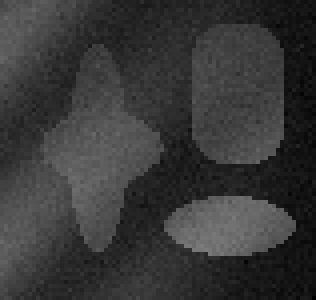
//> input picture projekt/2.bmp, 79 x 75 px (shown 4 times larger)
$ ./acm -save-images=1.bmp -save-final-contours=2.bmp -save-final-image=2.bmp   (built with g++ and OpenCV 4)
//> lines starting //> are read from the running program, lines starting //| are printed output that depends on the picture
### projekt/include/helpers.h
#include <opencv2/highgui/highgui.hpp>
#include <opencv2/imgproc/imgproc.hpp>
//C
#include <stdio.h>
#include <iostream>
#include <fstream>
//C++

using namespace cv;
using namespace std;

Mat get_initial_contour(Size size, string file);
void write_contours_to_file(vector<vector<Point> > contours, string filename);

### projekt/include/active_contour.h
#include <opencv2/highgui/highgui.hpp>
#include <opencv2/imgproc/imgproc.hpp>
//C
#include <stdio.h>
#include <tuple>
//C++

using namespace cv;
using namespace std;

Mat neumann_boundary_condition(const Mat &in);
Mat curvature_central(Mat u);
pair<Mat, Mat> exchange(Mat f1, Mat f2, int isExchange);
tuple<Mat_<double>, Mat_<double>, Mat_<double>> ACM(Mat_<double> u, Mat_<double> Img,
                                                    Mat_<double> Ksigma, Mat_<double> KI, Mat_<double> KI2, Mat_<double> KONE,
                                                    double nu, double timestep, double mu, double epsilon, double lambda1,
                                                    double lambda2, int CV, int RSF, int LRCV, int LIF, int LGD, int isExchange);

### projekt/src/active_contour.cpp
#include "active_contour.h"

Mat neumann_boundary_condition(const Mat &in) {
    Mat mat = in.clone();
    // corners
    mat.at<float>(Point(0, 0)) = mat.at<float>(Point(2, 2));
    mat.at<float>(Point(mat.cols - 1, 0)) = mat.at<float>(Point(mat.cols - 3, 2));
    mat.at<float>(Point(0, mat.rows - 1)) = mat.at<float>(Point(2, mat.rows - 3));
    mat.at<float>(Point(mat.cols - 1, mat.rows - 1)) = mat.at<float>(Point(mat.cols - 3, mat.rows - 3));

    // edges
    Rect top_edge(Point(1, 0), Size(mat.cols - 2, 1));
    Rect bottom_edge(Point(1, mat.rows - 1), Size(mat.cols - 2, 1));
    Rect one_of_top_rows(Point(1, 2), Size(mat.cols - 2, 1));
    Rect one_of_bottom_rows(Point(1, mat.rows - 3), Size(mat.cols - 2, 1));
    mat(one_of_top_rows).copyTo(mat(top_edge));
    mat(one_of_bottom_rows).copyTo(mat(bottom_edge));
    Rect left_edge(Point(0, 1), Size(1, mat.rows - 2));
    Rect right_edge(Point(mat.cols - 1, 1), Size(1, mat.rows - 2));
    Rect one_of_left_cols(Point(2, 1), Size(1, mat.rows - 2));
    Rect one_of_right_cols(Point(mat.cols - 3, 1), Size(1, mat.rows - 2));

    mat(one_of_left_cols).copyTo(mat(left_edge));
    mat(one_of_right_cols).copyTo(mat(right_edge));

    return mat;
}

Mat curvature_central(Mat u) {
  Mat K(u.size(), u.type());

  Mat ux, uy;
  Sobel(u, ux, -1, 1, 0, 1, 0.5);
  Sobel(u, uy, -1, 0, 1, 1, 0.5);

  Mat normDu = (ux.mul(ux) + uy.mul(uy)) + 1e-10;
  sqrt(normDu, normDu);

  Mat Nx = ux.mul(1 / normDu);
  Mat Ny = uy.mul(1 / normDu);

  Mat nxx, nyy;

  Sobel(Nx, nxx, -1, 1, 0, 1, 0.5);
  Sobel(Ny, nyy, -1, 0, 1, 1, 0.5);

  K = nxx + nyy;

  return K;
}

pair<Mat, Mat> exchange(Mat f1, Mat f2, int isExchange) {
  Mat f1_min(f1.size(), CV_64FC1), f2_max(f2.size(), CV_64FC1);
  if(isExchange == 0) {
  }
  for(int i = 0; i < f1.rows; i++) {
    for(int j = 0; j < f1.cols; j++) {
      double f1_val = f1.at<double>(Point(j,i));
      double f2_val = f2.at<double>(Point(j,i));
      double elem = f1_val;
      if(isExchange == 1) {
        if (f2_val < f1_val) {
          elem = f2_val;
        }
      } else if(isExchange == -1) {
        if (f2_val > f1_val) {
          elem = f2_val;
        }
      }
      f1_min.at<double>(Point(j,i)) = elem;
    }
  }
  for(int i = 0; i < f2.rows; i++) {
    for(int j = 0; j < f2.cols; j++) {
      double f1_val = f1.at<double>(Point(j,i));
      double f2_val = f2.at<double>(Point(j,i));
      double elem = f2_val;
      if(isExchange == 1) {
        if (f1_val > f2_val) {
          elem = f1_val;
        }
      } else if(isExchange == -1) {
        if (f1_val < f2_val) {
          elem = f1_val;
        }
      }
      f2_max.at<double>(Point(j,i)) = elem;
    }
  }
  return make_pair(f1_min, f2_max);
}

tuple<Mat_<double>, Mat_<double>, Mat_<double>> ACM(Mat_<double> u, Mat_<double> Img,
                                                    Mat_<double> Ksigma, Mat_<double> KI, Mat_<double> KI2, Mat_<double> KONE,
                                                    double nu, double timestep, double mu, double epsilon, double lambda1,
                                                    double lambda2, int CV, int RSF, int LRCV, int LIF, int LGD, int isExchange) {
  u = neumann_boundary_condition(u);
  Mat_<double> K = curvature_central(u);
  Mat Hu(u.size(), CV_64FC1, Scalar::all(0));

  for(int i=0; i<Hu.rows; i++){
    for(int j=0; j<Hu.cols; j++){
	    double u_elem = u.at<double>(Point(j,i));
      Hu.at<double>(Point(j, i)) =  0.5 * (1 + (2/M_PI) * atan(u_elem / epsilon));
    }
  }
  Mat_<double> DrcU = 1 / (u.mul(u) + epsilon * epsilon) * epsilon / M_PI;

  Mat_<double> KIH;
  filter2D(Hu.mul(Img), KIH, CV_64FC1, Ksigma, Point(-1,-1), 0, BORDER_REPLICATE);

  Mat_<double> KH;
  filter2D(Hu, KH, CV_64FC1, Ksigma, Point(-1,-1), 0, BORDER_REPLICATE);

  Mat_<double> f1 = KIH / KH;
  Mat_<double> f2 =  (KI-KIH);
  divide(f2, KONE-KH, f2);
  auto ret = exchange(f1, f2, isExchange);
  f1 = ret.first;
  f2 = ret.second;

  Mat_<double> CVterm;
  if(CV!=0) {
    Mat_<double> c = Hu.mul(Img);
    auto C1 = sum(c) / sum(Hu);
    Mat_<double> c1 = (1 - Hu).mul(Img);
    Mat_<double> c2 = 1 - Hu;
    auto C2 = sum(c1) / sum(c2);
    Mat_<double> tempC1 = Img-C1;
    Mat_<double> tempC2 = Img-C2;
    CVterm = CV * (DrcU.mul((-lambda1 * tempC1.mul(tempC1) + lambda2 * tempC2.mul(tempC2))));
  } else {
    CVterm = 0;
  }

  Mat_<double> LRCVterm;
  if(LRCV!=0) {
    Mat_<double> tempf1 = Img-f1;
    Mat_<double> tempf2 = Img-f2;
    LRCVterm = LRCV * DrcU.mul((-lambda1 * tempf1.mul(tempf1) + lambda2 * tempf2.mul(tempf2)));
  }
  else
    LRCVterm = 0;

  Mat_<double> LIFterm;
  if(LIF!=0)
    LIFterm = DrcU.mul(((Img - f1.mul(Hu) - f2.mul((1 - Hu))).mul((f1 - f2))));
  else
    LIFterm = 0;

  Mat_<double> RSFterm;
  if(RSF!=0) {
    Mat_<double> s1 = lambda1*f1.mul(f1) - f2.mul(f2);
    Mat_<double> s2 = lambda1*f1 - lambda2*f2;
    Mat_<double> dataForce, filtered_s1, filtered_s2;
    filter2D(s1, filtered_s1, CV_64FC1, Ksigma, Point(-1,-1), 0, BORDER_REPLICATE);
    filter2D(s2, filtered_s2, CV_64FC1, Ksigma, Point(-1,-1), 0, BORDER_REPLICATE);
    dataForce = (lambda1 - lambda2) * KONE.mul(Img).mul(Img) + filtered_s1 - 2 * Img.mul(filtered_s2);
    RSFterm =- RSF * DrcU.mul(dataForce);
  } else {
    RSFterm = 0;
  }

  Mat_<double> LGDterm;
  if(LGD!=0) {
    Mat_<double> ImgHu2 = Img.mul(Img).mul(Hu);
    Mat_<double> KI2H;
    filter2D(ImgHu2, KI2H, -1, Ksigma, Point(-1,-1), 0, BORDER_REPLICATE);
    Mat_<double> sigma1 = (f1.mul(f1).mul(KH) - (2 * f1.mul(KI2H))) / KH;
    Mat_<double> sigma2 = (f2.mul(f1).mul(KONE) - f2.mul(f2).mul(KH) - (2 * f2.mul(KI)) + (2 * f2.mul(KIH)) + KI2 - KI2H) / (KONE - KH);

    Mat_<double> c_sigma2, c_sigma1;
    sqrt(sigma2, c_sigma2);
    log(c_sigma2, c_sigma2);
    sqrt(sigma1, c_sigma1);
    log(c_sigma1, c_sigma1);

    Mat_<double> calculated_lambda1 = (lambda1 * c_sigma1) - (lambda2 * c_sigma2) + (lambda1 * f1.mul(f1))/(2*sigma1) - (lambda2*f2.mul(f2)/(2*sigma2));
    Mat_<double> filtered_lambda1, filtered_lambda1_sig1, filtered_lambda2_sig2;
    filter2D(calculated_lambda1, filtered_lambda1, -1, Ksigma, Point(-1,-1), 0, BORDER_REPLICATE);
    filter2D((lambda2*f2/sigma2 - lambda1*f1/sigma1), filtered_lambda1_sig1, -1, Ksigma, Point(-1,-1), 0, BORDER_REPLICATE);
    filter2D(((lambda1*1/(2*sigma1) - lambda2*1/(2*sigma2))), filtered_lambda2_sig2, -1, Ksigma, Point(-1,-1), 0, BORDER_REPLICATE);
    Mat_<double> localForce = ((lambda1 - lambda2) * KONE * log(sqrt(2*M_PI)));
    localForce += filtered_lambda1 + Img.mul(filtered_lambda1_sig1) + Img.mul(Img).mul(filtered_lambda2_sig2);
    LGDterm = -1 * LGD * DrcU.mul(localForce);
  } else {
    LGDterm = 0;
  }

  Mat_<double> laplacian_u;
  Laplacian(u, laplacian_u, -1, 1, 0.25);
  laplacian_u.convertTo(laplacian_u, CV_64FC1);

  Mat_<double> PenaltyTerm = (4 * laplacian_u - K) * mu;
  Mat_<double> LengthTerm = nu * DrcU.mul(K);
  u = u + timestep * (LengthTerm + PenaltyTerm + RSFterm + LRCVterm + LIFterm + LGDterm + CVterm);

  return make_tuple(u, f1, f2);
}

### projekt/acm.cpp
//opencv
#include <opencv2/highgui/highgui.hpp>
#include <opencv2/imgproc/imgproc.hpp>
//C
#include <stdio.h>
//C++
#include <iostream>
#include <fstream>
#include <cmath>
#include <limits>

using namespace cv;
using namespace std;

#include "active_contour.h"
#include "helpers.h"

int main(int argc, char** argv) {
  string options =
    "{help | | prints help }"
    "{image | img/2.bmp | image file }"
    "{contour | <none> | initial contour type }"
    "{save-images | <none> | dir for saving images }"
    "{save-final-contours | <none> | file with final contours }"
    "{save-final-image | <none> | file with final image }"
    "{mu | 1.0 | param}"
    "{nu | 65.025 | param}"
    "{lambda1 | 1.0 | param}"
    "{lambda2 | 1.0 | param}"
    "{epsilon | 1.0 | param}"
    "{timestep | 0.05 | param}"
    "{iter | 200 | param}"
    "{sigma | 3.0 | param}"
    "{RSF | 1 | param}"
    "{LRCV | 0 | param}"
    "{LIF | 0 | param}"
    "{LGD | 0 | param}"
    "{CV | 0 | param}"
    "{exchange | 1 | param}"
    ;
  CommandLineParser parser(argc, argv, options);

  if(parser.has("help")) {
    parser.printMessage();
    return 0;
  }

  string image_file = parser.get<String>("image");
  Mat Img = imread(image_file, IMREAD_GRAYSCALE);
//> Img is the input picture: 75 rows x 79 cols, CV_8UC1; min 0, max 123, mean 55.6

  Mat_<double> initial_lsf;
  if(parser.has("contour")) {
    string contour = "contours/" + parser.get<String>("contour");
    initial_lsf = get_initial_contour(Img.size(), contour);
  } else {
    initial_lsf = Mat::ones(Img.rows, Img.cols, CV_64F) * 1;
    Rect rec(Point(40, 15), Size(20, 20));
    initial_lsf(rec).setTo(-1.0);
  }
  Mat_<double> u = initial_lsf;

  double mu = parser.get<double>("mu");
  double nu = parser.get<double>("nu");
  double lambda1 = parser.get<double>("lambda1");
  double lambda2 = parser.get<double>("lambda2");
  double epsilon = parser.get<double>("epsilon");
  double timestep = parser.get<double>("timestep");
  double iterNum = parser.get<double>("iter");
  double sigma = parser.get<double>("sigma");

  Mat_<double> gauss_kernel_1d = getGaussianKernel(round(2*sigma)*2+1, sigma, CV_64FC1);
  Mat_<double> gauss_kernel_2d = gauss_kernel_1d * gauss_kernel_1d.t();
  Mat_<double> Ksigma = gauss_kernel_2d;

  Mat_<double> KONE;
  filter2D((Mat::ones(Img.size(), CV_64FC1)), KONE, CV_64FC1, Ksigma);

  Mat_<double> KI;
  filter2D(Img, KI, CV_64FC1, Ksigma, Point(-1,-1), 0, BORDER_REPLICATE);
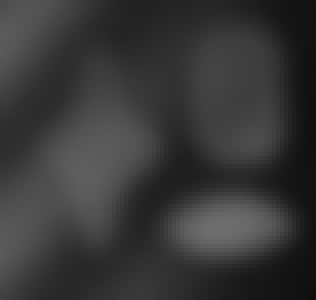
//> KI: 75 rows x 79 cols, CV_64FC1 (shown 4 times larger); min 12.71, max 110.4, mean 55.6

  Mat_<double> KI2;
  filter2D(Img.mul(Img), KI2, CV_64FC1, Ksigma, Point(-1, -1), 0, BORDER_REPLICATE);
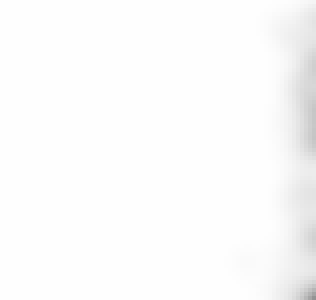
//> KI2: 75 rows x 79 cols, CV_64FC1 (shown 4 times larger); min 148.5, max 255, mean 252.2

  int RSF = parser.get<int>("RSF");
  int LRCV = parser.get<int>("LRCV");
  int LIF = parser.get<int>("LIF");
  int LGD = parser.get<int>("LGD");
  int CV = parser.get<int>("CV");

  // isExchange = 1; % '1' for bright object and dark backgroud;
  //                 % '-1' for dark object and bright backgroud;
  //                 % '0' represent original model.
  int isExchange = parser.get<int>("exchange");

  Mat_<double> f1, f2, img_copy;
  vector<vector<Point> > final_contours;
  Mat final_image;
  Img.convertTo(img_copy, CV_64FC1);

  for(int n=0; n<iterNum; n++) {
    auto acm_result = ACM(u,img_copy,Ksigma,KI,KI2,KONE,nu,timestep,mu,epsilon,
                          lambda1,lambda2,CV,RSF,LRCV,LIF,LGD,isExchange);
    u = get<0>(acm_result);
    f1 = get<1>(acm_result);
    f2 = get<2>(acm_result);

    if(n%5 == 0) {
      Mat new_image = Img.clone();
      Mat contour_mat;

      double limit = 0.0;
      threshold(u, contour_mat, limit, 1, THRESH_BINARY);

      contour_mat.convertTo(contour_mat, CV_8UC1, 255.0);

      // swap negative/positive
      contour_mat = contour_mat * -1 + 255;

      vector<vector<Point> > contours;
      findContours(contour_mat, contours, RETR_LIST, CHAIN_APPROX_NONE);

      cvtColor(new_image, new_image, CV_GRAY2BGR);
      drawContours(new_image, contours, -1, Scalar(0, 0, 255));
      resize(new_image, new_image, Size(400,400));
      putText(new_image, "Iter: "+to_string(n), Point(20,20), FONT_HERSHEY_SIMPLEX, 0.5, Scalar(0, 0, 255));

      if(parser.has("save-images")) {
        string dir = parser.get<String>("save-images");
        char iter_num[4];
        if(n==0) {
          string folderCreateCommand = "mkdir " + dir;
          system(folderCreateCommand.c_str());
        }
        sprintf(iter_num, "%04d", n);
        string filename = dir + "/" + "iter_" + iter_num + ".jpg";
        imwrite(filename, new_image);
      }

      if(parser.has("save-final-contours"))
//> (the run ends here: the program stops with an error, at `final_contours = contours;`)

$ run again, on projekt/3.bmp
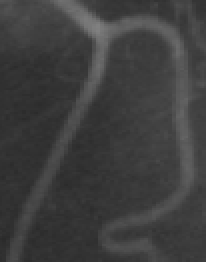
//> input picture projekt/3.bmp, 103 x 131 px (shown 2 times larger)
//> Img is the input picture: 131 rows x 103 cols, CV_8UC1; min 42, max 128, mean 62.3

$ run again, on projekt/4.bmp
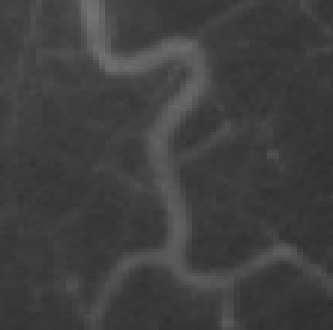
//> input picture projekt/4.bmp, 111 x 110 px (shown 3 times larger)
//> Img is the input picture: 110 rows x 111 cols, CV_8UC1; min 46, max 115, mean 63.9

$ run again, on projekt/5.bmp
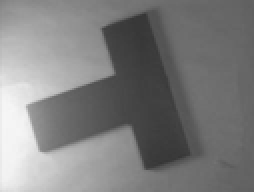
//> input picture projekt/5.bmp, 127 x 96 px (shown 2 times larger)
//> Img is the input picture: 96 rows x 127 cols, CV_8UC1; min 53, max 246, mean 126
